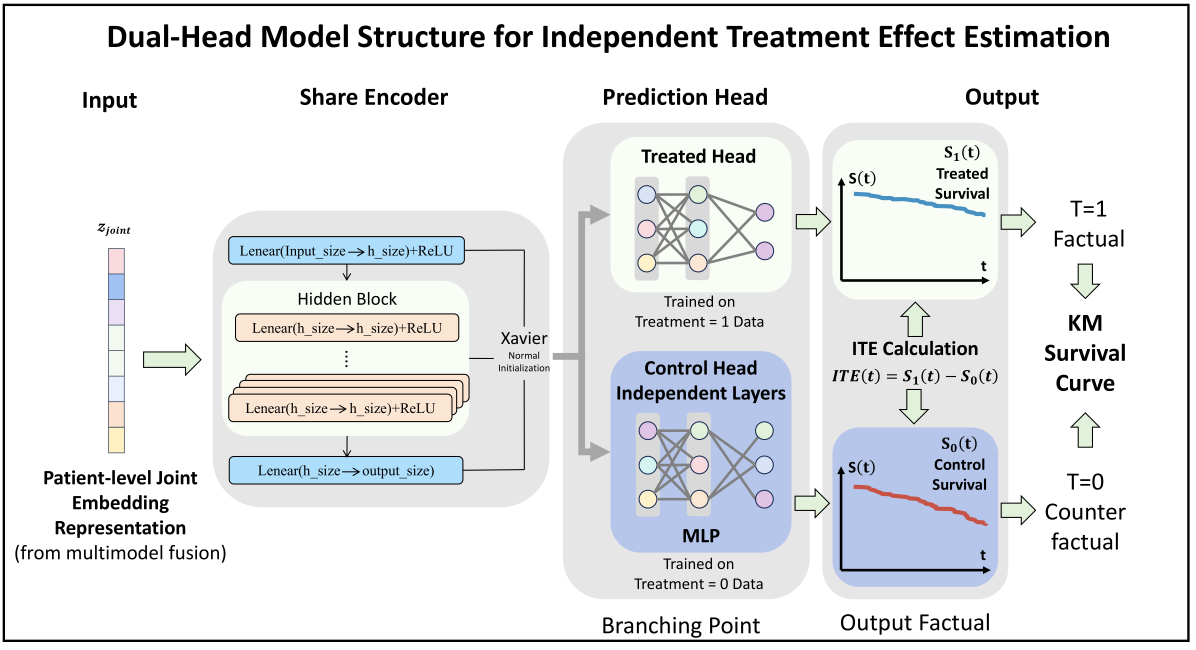
#> input picture DH-CaS.png, 4784 x 2599 px (shown at 1/4 size); its folder holds only this picture in this run
$ python run_slic.py --image_dir ../../../..   (older library calls are emulated)
#> lines starting #> are read from the running program, lines starting #| are printed output that depends on the picture
### Experience/ablation/SLIC_function/slic/grid_count.py
"""
与 `fcn_superpixel/infer.py` 一致的超像素「目标节点数」计算。

infer 中：
  H_ = ceil(H/16)*16, W_ = ceil(W/16)*16  （与网络输入对齐的 padding）
  n_spixl_h = floor(H_ / downsize)
  n_spixl_w = floor(W_ / downsize)
  n_spixel = n_spixl_h * n_spixl_w
"""

from __future__ import annotations

from typing import Tuple

import numpy as np


def expected_grid_shape(
    height: int,
    width: int,
    *,
    pad_multiple: int = 16,
    downsize: int = 16,
) -> Tuple[int, int, int, int]:
    """
    返回 (H_, W_, n_spixl_h, n_spixl_w)，与 FCN infer 中用于生成初始网格的量一致。
    """
    H_ = int(np.ceil(int(height) / pad_multiple) * pad_multiple)
    W_ = int(np.ceil(int(width) / pad_multiple) * pad_multiple)
    n_h = int(np.floor(H_ / downsize))
    n_w = int(np.floor(W_ / downsize))
    return H_, W_, n_h, n_w


def target_superpixel_count(
    height: int,
    width: int,
    *,
    pad_multiple: int = 16,
    downsize: int = 16,
) -> int:
    """FCN 风格目标超像素数：n_spixl_h * n_spixl_w。"""
    _, _, n_h, n_w = expected_grid_shape(
        height, width, pad_multiple=pad_multiple, downsize=downsize
    )
    return max(1, n_h * n_w)

### Experience/ablation/SLIC_function/slic/run_slic.py
"""
SLIC 批量处理**原图**，产出与 `fcn_superpixel/infer.py`（ours）一致的目录与命名。

输入示例：``img/10070385/10070385_t1c_image_z_0020.png``（患者子目录 + 原图文件名）

输出（与 infer 相同的两类产物）：
  - ``{dataset}/{patient}/map_csv/{patient}_slice_{序}.csv``：H×W，逗号分隔，超像素 ID **1-based**
  - ``{dataset}/{patient}/spixel_viz/{patient}_slice_{序}_sPixel.png``：**超像素边界可视化图**（默认始终写出）

节点数：默认使用 FCN infer 相同公式
  H_ = ceil(H/16)*16, W_ = ceil(W/16)*16, target = floor(H_/downsize)*floor(W_/downsize)
若 SLIC 连通域数 > target，默认贪合并至 <= target（见 merge_segments）。
"""

from __future__ import annotations

import argparse
import os
import re
import sys
from pathlib import Path

import cv2
import numpy as np

try:
    from skimage import img_as_float
    from skimage.segmentation import mark_boundaries, relabel_sequential, slic
except ImportError as e:  # pragma: no cover
    raise SystemExit(
        "SLIC 需要 scikit-image。请执行: pip install scikit-image\n"
        f"原始错误: {e}"
    ) from e

try:
    from .grid_count import expected_grid_shape, target_superpixel_count
    from .merge_segments import merge_superpixels_to_count
except ImportError:
    sys.path.insert(0, str(Path(__file__).resolve().parent))
    from grid_count import expected_grid_shape, target_superpixel_count
    from merge_segments import merge_superpixels_to_count


def _canonical_csv_stem(rel_dir: Path, image_stem: str, slice_zero_pad: int) -> str:
    """
    生成与 Step1 匹配的 ``{patient_id}_slice_{序}`` basename（不含 .csv）。

    patient_id：优先文件名 ``数字_`` 前缀（``{患者ID}_t1c_...``），否则用直接父目录
    ``rel_dir.name``；输出目录为 ``{output}/{patient_id}/map_csv/``。
    切片序号：优先 ``z_`` 捕获；否则用 stem 最后一个整数并按 ``slice_zero_pad`` 格式化。
    """
    if slice_zero_pad < 1 or slice_zero_pad > 8:
        raise ValueError("slice_zero_pad 应在 1~8")
    # 优先从文件名取患者 ID（与 FCN 原图 ``{患者ID}_...`` 一致），再退回父文件夹名
    m_head = re.match(r"^(\d+)_", image_stem)
    if m_head:
        pid = m_head.group(1)
    elif rel_dir.name:
        pid = rel_dir.name
    else:
        raise ValueError(
            "无法确定患者 ID：图在根目录且文件名不以「患者ID_」开头；"
            "请改为「编号_其他.png」或放入「患者ID/图.png」子目录。"
        )
    # 与 FCN 原图命名一致时保留 z_0020 中的「0020」，避免与 t1c_image_z_0020 冲突
    mz = re.search(r"z[_\s]?(\d+)", image_stem, re.I)
    if mz:
        sid = mz.group(1)
    else:
        nums = [int(x) for x in re.findall(r"\d+", image_stem)]
        if not nums:
            raise ValueError("文件名中无数字，无法确定切片序号")
        sid = f"{nums[-1]:0{slice_zero_pad}d}"
    return f"{pid}_slice_{sid}"


def load_image(path: Path) -> np.ndarray | None:
    """与 fcn_superpixel/infer.load_image 一致：返回 RGB uint8。"""
    img = cv2.imread(str(path))
    if img is None:
        return None
    if img.ndim == 2:
        img = cv2.cvtColor(img, cv2.COLOR_GRAY2RGB)
    elif img.shape[2] == 4:
        img = cv2.cvtColor(img, cv2.COLOR_BGRA2RGB)
    else:
        img = cv2.cvtColor(img, cv2.COLOR_BGR2RGB)
    return img


def run_slic_labels(
    img_rgb: np.ndarray,
    *,
    pad_multiple: int = 16,
    downsize: int = 16,
    compactness: float = 10.0,
    sigma: float = 1.0,
    max_num_iter: int = 10,
    merge_to_target: bool = True,
) -> tuple[np.ndarray, dict]:
    """
    在 FCN 对齐尺寸 (H_, W_) 上运行 SLIC，返回 label 图 (H_, W_)，元素为 0..K-1。
    附 info dict：含 target_count, n_unique_before_merge, n_unique_final, H_, W_。
    """
    H, W = img_rgb.shape[:2]
    H_, W_, _, _ = expected_grid_shape(
        H, W, pad_multiple=pad_multiple, downsize=downsize
    )
    target = target_superpixel_count(
        H, W, pad_multiple=pad_multiple, downsize=downsize
    )

    img_rs = cv2.resize(img_rgb, (W_, H_), interpolation=cv2.INTER_CUBIC)
    img_f = img_as_float(img_rs)

    slic_base = dict(
        n_segments=target,
        compactness=compactness,
        sigma=sigma,
        max_num_iter=max_num_iter,
        start_label=0,
    )

    def _slic_attempt(img: np.ndarray, kw: dict) -> np.ndarray:
        errors: list[str] = []
        for call in (
            lambda: slic(img, channel_axis=-1, **kw),
            lambda: slic(
                img,
                channel_axis=-1,
                **{k: v for k, v in kw.items() if k != "enforce_connectivity"},
            ),
            lambda: slic(
                img,
                multichannel=True,
                **{k: v for k, v in kw.items() if k != "enforce_connectivity"},
            ),
            lambda: slic(img, multichannel=True, **kw),
        ):
            try:
                return call()
            except TypeError as e:
                errors.append(str(e))
                continue
        raise RuntimeError(
            "skimage.segmentation.slic 调用失败（尝试了多种参数组合）。最后错误: "
            + errors[-1]
        )

    segments: np.ndarray | None = None
    for add_enforce in (True, False):
        kw = dict(slic_base)
        if add_enforce:
            kw["enforce_connectivity"] = True
        try:
            segments = _slic_attempt(img_f, kw)
            break
        except RuntimeError:
            continue

    if segments is None:
        raise RuntimeError("无法调用 skimage.segmentation.slic，请检查 scikit-image 版本")

    segments = np.asarray(segments, dtype=np.int64)
    n0 = len(np.unique(segments))

    if merge_to_target and n0 > target:
        segments = merge_superpixels_to_count(segments, target)

    segments, _, _ = relabel_sequential(segments)
    n1 = len(np.unique(segments))

    info = {
        "H": H,
        "W": W,
        "H_": H_,
        "W_": W_,
        "target_superpixel_count": target,
        "n_unique_before_merge": int(n0),
        "n_unique_final": int(n1),
        "below_target": n1 < target,
    }
    return segments, info


def _save_visualization(img_rgb: np.ndarray, labels: np.ndarray, out_png: Path) -> None:
    """与 infer 类似：在原尺寸图上画边界 — 先将 label 升为原图尺寸或把图缩至 label。"""
    H, W = img_rgb.shape[:2]
    lh, lw = labels.shape[:2]
    if (lh, lw) != (H, W):
        show = cv2.resize(img_rgb, (lw, lh), interpolation=cv2.INTER_CUBIC)
    else:
        show = img_rgb
    bd = mark_boundaries(
        img_as_float(show), labels.astype(np.int32), color=(0, 1, 1)
    )
    bgr = (np.clip(bd, 0, 1) * 255).astype(np.uint8)[:, :, ::-1]
    out_png.parent.mkdir(parents=True, exist_ok=True)
    cv2.imwrite(str(out_png), bgr)


def main() -> None:
    parser = argparse.ArgumentParser(
        description="SLIC 超像素 → map_csv（与 FCN infer 同一目标节点数约定）"
    )
    parser.add_argument("--image_dir", required=True, help="输入图像根目录")
    parser.add_argument("--output", default="./slic_out", help="输出根目录")
    parser.add_argument(
        "--suffix",
        default="png",
        help="搜索扩展名（亦会尝试 jpg/jpeg/png/bmp）",
    )
    parser.add_argument(
        "--recursive",
        action="store_true",
        help="递归搜索子目录（患者/切片 结构）",
    )
    parser.add_argument(
        "--preserve_structure",
        action="store_true",
        help="保留相对路径：output/患者/.../map_csv 与 infer 一致",
    )
    parser.add_argument(
        "--pad_multiple",
        type=int,
        default=16,
        help="与 FCN infer 一致：将边长 pad 为该数的倍数后再算网格",
    )
    parser.add_argument(
        "--downsize",
        type=int,
        default=16,
        help="与 FCN infer --downsize 一致：网格步长（默认 16）",
    )
    parser.add_argument(
        "--compactness",
        type=float,
        default=10.0,
        help="SLIC compactness（越大越规则）",
    )
    parser.add_argument(
        "--sigma",
        type=float,
        default=1.0,
        help="高斯预处理 sigma（像素），0 表示关闭",
    )
    parser.add_argument(
        "--max_num_iter",
        type=int,
        default=10,
        help="SLIC 迭代次数",
    )
    parser.add_argument(
        "--no_merge",
        action="store_true",
        help="不在 SLIC 后合并；唯一域数可能大于 FCN target",
    )
    parser.add_argument(
        "--no_viz",
        action="store_true",
        help="不写出超像素可视化图（默认同 infer：始终生成 spixel_viz/*_sPixel.png）",
    )
    parser.add_argument(
        "--canonical_step1_names",
        action="store_true",
        help=(
            "将 CSV 命名为 {patient}_slice_{slice}.csv（与 downstream Step1/2 一致）；"
            "推荐与 --preserve_structure 联用（首级目录为患者 ID）"
        ),
    )
    parser.add_argument(
        "--slice_zero_pad",
        type=int,
        default=3,
        help=(
            "无 z_序号时 fall back：用最后一位整数并按此宽度补齐；"
            "有 z_XXXX 时沿用文件名中的位数（与本仓库 *_t1c_image_z_0020*.png 一致）"
        ),
    )

    args = parser.parse_args()
    merge_to_target = not args.no_merge

    rootsuf = Path(args.image_dir)
    exts = {args.suffix.lower(), "jpg", "jpeg", "png", "bmp"}
    image_paths: list[Path] = []
    for ext in exts:
        if args.recursive:
            image_paths.extend(rootsuf.rglob(f"*.{ext}"))
        else:
            image_paths.extend(rootsuf.glob(f"*.{ext}"))
    image_paths = sorted(set(image_paths))

    if not image_paths:
        print(f"未在 {args.image_dir} 找到图像")
        return

    print(f"共 {len(image_paths)} 张图；输出目录 {args.output}")
    warned_below = False

    for idx, img_path in enumerate(image_paths):
        img = load_image(img_path)
#> in load_image, img is the input picture: shape (2599, 4784, 3); mean B, G, R 232.2, 230.4, 228.8
        if img is None:
            print(f"跳过无法读取: {img_path}")
            continue

        labels, info = run_slic_labels(
            img,
            pad_multiple=args.pad_multiple,
            downsize=args.downsize,
            compactness=args.compactness,
            sigma=args.sigma,
            max_num_iter=args.max_num_iter,
            merge_to_target=merge_to_target,
        )
#> the loop in run_slic_labels, `for add_enforce in (True, False):` made 1 pass
#> pass 1, in run_slic_labels, `segments = _slic_attempt(img_f, kw)`:
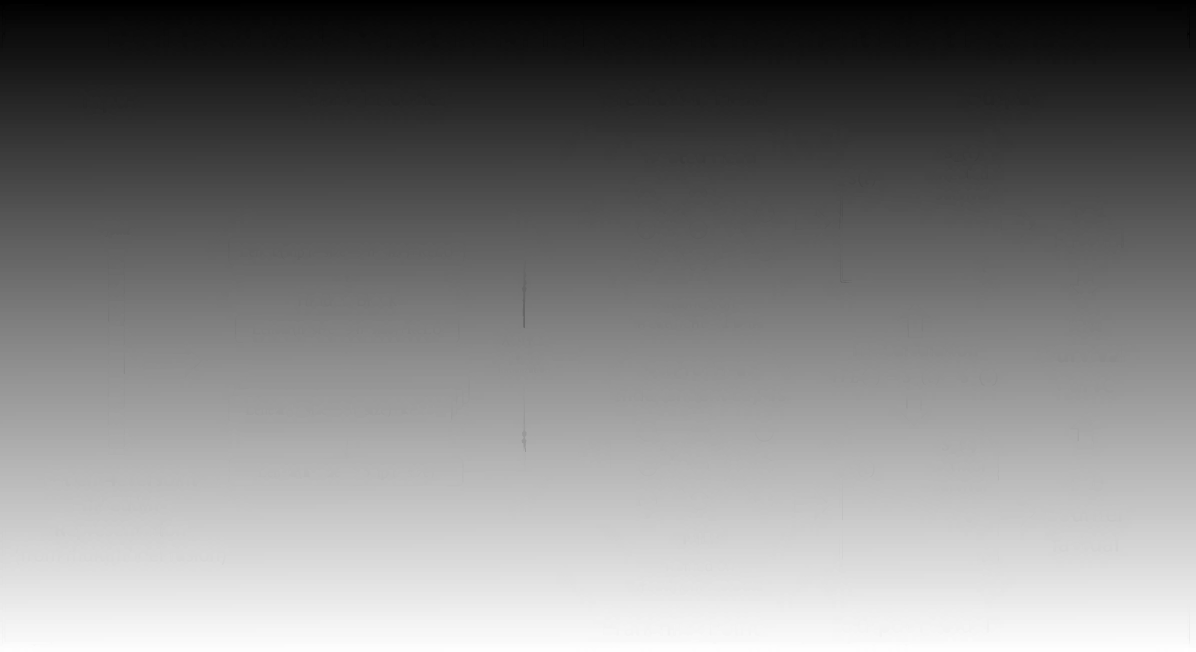
#> segments: shape (2608, 4784) int64 (shown at 1/4 size); min 0, max 44060, mean 22007; drawn with min black and max white
#> in run_slic_labels, `n0 = len(np.unique(segments))`: n0 = 44061
#> in run_slic_labels, `info = { "H": H, "W": W, "H_": H_, "W_": W_, "target_superpixel_count"..`: info = {'H': 2599, 'W': 4784, 'H_': 2608, 'W_': 4784, 'target_superpixel_count': 48737, 'n_unique_before_merge': 44061, 'n_unique_final': 44061, 'below_target': True}

        if info["below_target"] and not warned_below:
            print(
                "[提示] 部分切片 SLIC 唯一域数少于 FCN target；"
                "可尝试减小 --compactness 或增大 --max_num_iter / --sigma。"
            )
            warned_below = True

        try:
            rel_path = img_path.relative_to(rootsuf.resolve())
        except ValueError:
            rel_path = Path(img_path.name)

        base = img_path.stem
        rel_dir = rel_path.parent

        out_root = Path(args.output)

        if args.canonical_step1_names:
            try:
                out_base = _canonical_csv_stem(rel_dir, base, args.slice_zero_pad)
                pid = out_base.split("_slice_", 1)[0]
                csv_dir = out_root / pid / "map_csv"
                viz_dir = out_root / pid / "spixel_viz"
            except ValueError as e:
                print(f"[canonical_step1_names] {e}，退回 infer 命名布局")
                if args.preserve_structure and str(rel_dir) != ".":
                    viz_dir = out_root / rel_dir / "spixel_viz"
                    csv_dir = out_root / rel_dir / "map_csv"
                    out_base = base
                else:
                    viz_dir = out_root / "spixel_viz"
                    csv_dir = out_root / "map_csv"
                    out_base = (
                        str(rel_dir).replace(os.sep, "_") + "_" + base
                        if str(rel_dir) != "."
                        else base
                    )
        else:
            if args.preserve_structure and str(rel_dir) != ".":
                viz_dir = out_root / rel_dir / "spixel_viz"
                csv_dir = out_root / rel_dir / "map_csv"
                out_base = base
            else:
                viz_dir = out_root / "spixel_viz"
                csv_dir = out_root / "map_csv"
                out_base = (
                    str(rel_dir).replace(os.sep, "_") + "_" + base
                    if str(rel_dir) != "."
                    else base
                )

        csv_dir.mkdir(parents=True, exist_ok=True)
        csv_path = csv_dir / f"{out_base}.csv"
        to_save = (labels + 1).astype(np.int32)
        np.savetxt(str(csv_path), to_save, fmt="%i", delimiter=",")

        if not args.no_viz:
            viz_dir.mkdir(parents=True, exist_ok=True)
            _save_visualization(img, labels, viz_dir / f"{out_base}_sPixel.png")
#> in _save_visualization, `bd = mark_boundaries( img_as_float(show), labels.astype(np.int32), col..`:
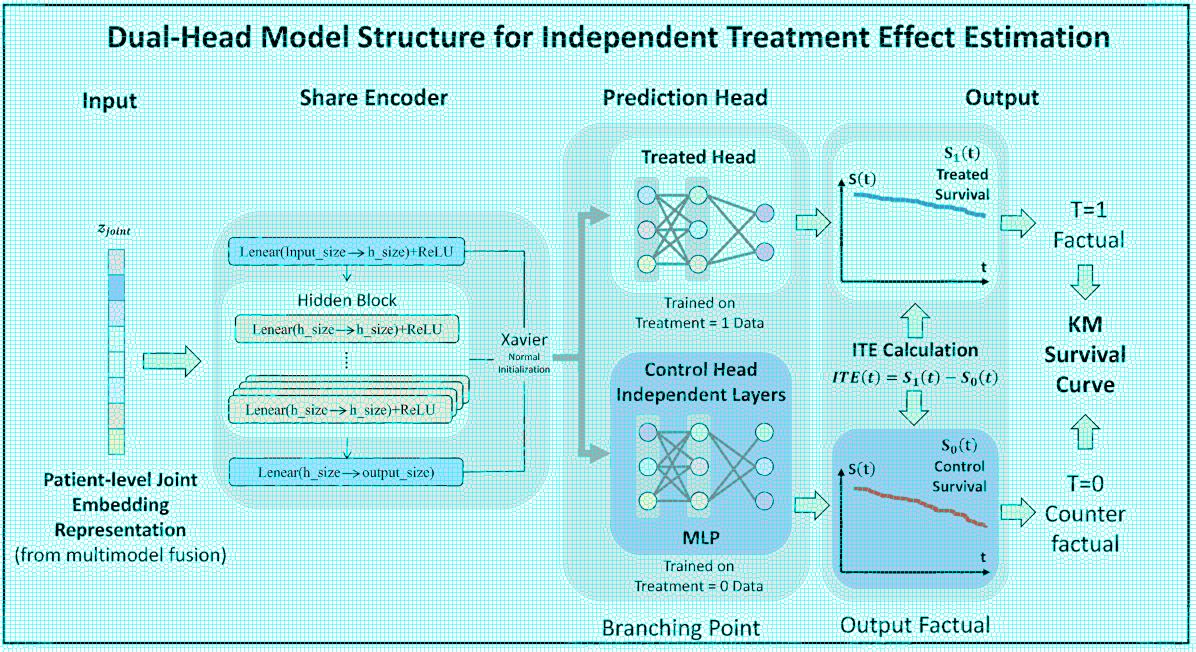
#> bd: shape (2608, 4784, 3) float64 (shown at 1/4 size); mean R, G, B 0.694, 0.927, 0.933

        if (idx + 1) % 10 == 0:
            print(
                f"  已处理 {idx + 1}/{len(image_paths)} "
                f"(target={info['target_superpixel_count']}, "
                f"final={info['n_unique_final']})"
            )

    print("完成。")


if __name__ == "__main__":
    main()
